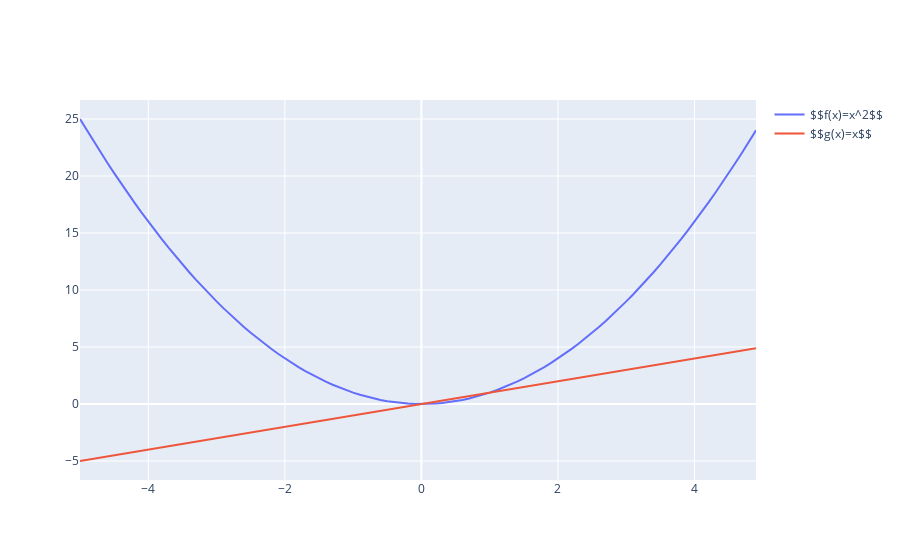

Source (notebook cell):
### Markdown cell above
Добавим атрибут name, в который передадим строку с именем графика, которое мы хотим отображать в легенде.

Plotly поддерживает LATEX в подписях (аналогично matplotlib через использование $$ с обеих сторон).

### Code cell
fig = go.Figure()
fig.add_trace(go.Scatter(x=x, y=f(x), name='$$f(x)=x^2$$'))
fig.add_trace(go.Scatter(x=x, y=x, name='$$g(x)=x$$'))
fig.show()
